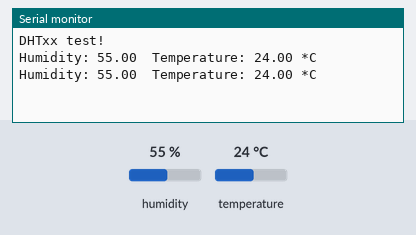
This sketch was run on a simulated ESP8266 (NodeMCU). On the bench: the last lines printed to the serial monitor. The test bench sets the inputs (shaded band); at power-on: humidity 55 %, temperature 24 °C.

Above: at 4.8 s.
4.9 s: humidity set to 22 %
At 7.2 s:
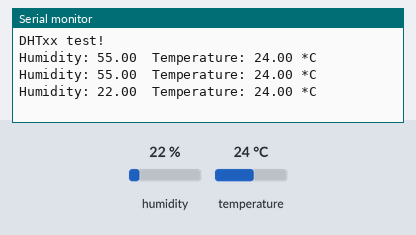
7.9 s: temperature set to 12 °C
At 9.5 s:
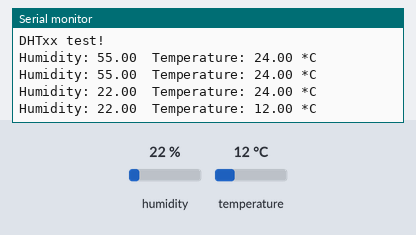
10.9 s: humidity set to 40 %
At 13.1 s:
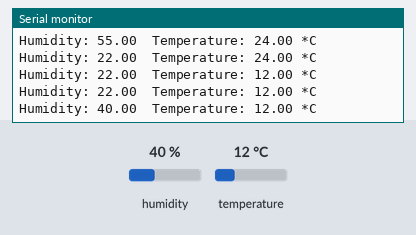
Timing chart, 0 to 14.6 s (numbered marks = the images above; inputs shaded):
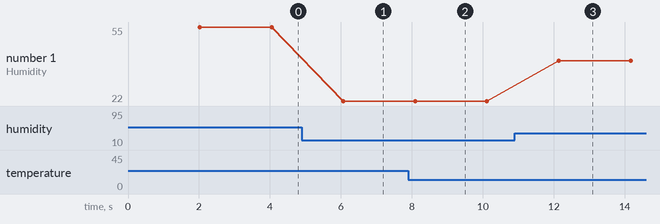

Measured:
- after the input at 4.9 s, the serial monitor: prints a new line after 1.2 s (image 1)
- after the input at 7.9 s, the serial monitor: prints a new line after 0.19 s (image 2)
- after the input at 10.9 s, the serial monitor: prints a new line after 1.2 s (image 3)
- plotted number 1: 55 → 22 after the input at 4.9 s, 22 → 40 after the input at 10.9 s

The sketch:

ondo.ino
```cpp
#include "DHT.h"
#define DHTPIN D4
#define DHTTYPE DHT11

DHT dht(DHTPIN, DHTTYPE);

void setup() {
  Serial.begin(9600);
  Serial.println("DHTxx test!");
  dht.begin();

}

void loop() {
  delay(2000);
  float h = dht.readHumidity();
  float t = dht.readTemperature();

  if(isnan(h) || isnan(t)){
    Serial.println("Failed to read from DHT sensor!");
    return;
  }

  Serial.print("Humidity: "); Serial.print(h);
  Serial.print("\t");
  Serial.print("Temperature: "); Serial.print(t);
  Serial.println(" *C ");

}
```
